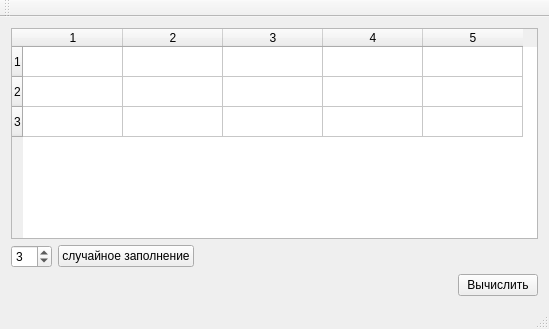
<?xml version="1.0" encoding="UTF-8"?>
<ui version="4.0">
 <class>MainWindow</class>
 <widget class="QMainWindow" name="MainWindow">
  <property name="geometry">
   <rect>
    <x>0</x>
    <y>0</y>
    <width>549</width>
    <height>329</height>
   </rect>
  </property>
  <property name="windowTitle">
   <string>Пример</string>
  </property>
  <widget class="QWidget" name="centralWidget">
   <layout class="QVBoxLayout" name="verticalLayout_3">
    <item>
     <layout class="QVBoxLayout" name="verticalLayout_2">
      <item>
       <widget class="QTableWidget" name="tableWidget">
        <property name="rowCount">
         <number>3</number>
        </property>
        <property name="columnCount">
         <number>5</number>
        </property>
        <row/>
        <row/>
        <row/>
        <column/>
        <column/>
        <column/>
        <column/>
        <column/>
       </widget>
      </item>
      <item>
       <layout class="QHBoxLayout" name="horizontalLayout_3">
        <item>
         <widget class="QSpinBox" name="spinBox_n">
          <property name="value">
           <number>3</number>
          </property>
         </widget>
        </item>
        <item>
         <widget class="QPushButton" name="pushButton_gen">
          <property name="text">
           <string>случайное заполнение</string>
          </property>
         </widget>
        </item>
        <item>
         <spacer name="horizontalSpacer_2">
          <property name="orientation">
           <enum>Qt::Horizontal</enum>
          </property>
          <property name="sizeHint" stdset="0">
           <size>
            <width>40</width>
            <height>20</height>
           </size>
          </property>
         </spacer>
        </item>
       </layout>
      </item>
     </layout>
    </item>
    <item>
     <layout class="QHBoxLayout" name="horizontalLayout_4">
      <item>
       <spacer name="horizontalSpacer">
        <property name="orientation">
         <enum>Qt::Horizontal</enum>
        </property>
        <property name="sizeHint" stdset="0">
         <size>
          <width>40</width>
          <height>20</height>
         </size>
        </property>
       </spacer>
      </item>
      <item>
       <widget class="QPushButton" name="pushButton_calc">
        <property name="statusTip">
         <string>Эта кнопка только притворяется, что делает полезную работу</string>
        </property>
        <property name="text">
         <string>Вычислить</string>
        </property>
       </widget>
      </item>
     </layout>
    </item>
   </layout>
  </widget>
  <widget class="QMenuBar" name="menuBar">
   <property name="geometry">
    <rect>
     <x>0</x>
     <y>0</y>
     <width>549</width>
     <height>22</height>
    </rect>
   </property>
  </widget>
  <widget class="QToolBar" name="mainToolBar">
   <attribute name="toolBarArea">
    <enum>TopToolBarArea</enum>
   </attribute>
   <attribute name="toolBarBreak">
    <bool>false</bool>
   </attribute>
  </widget>
  <widget class="QStatusBar" name="statusBar"/>
 </widget>
 <layoutdefault spacing="6" margin="11"/>
 <resources/>
 <connections/>
</ui>
